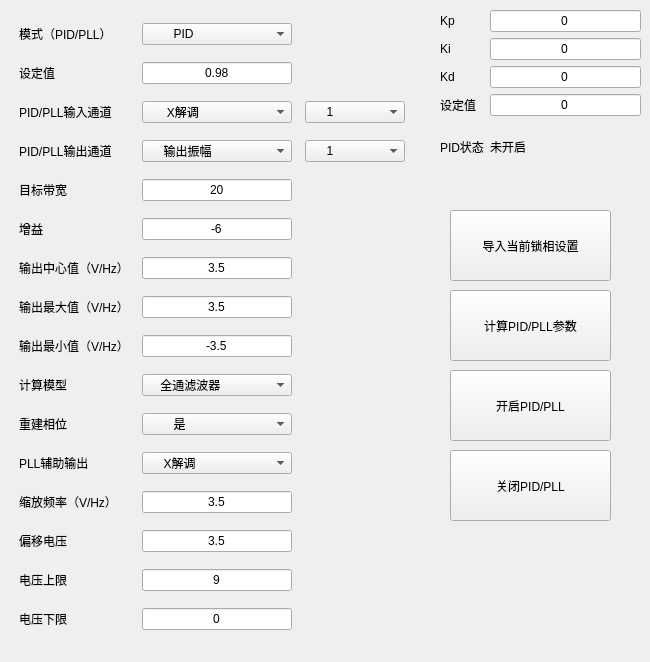
       <widget class="QWidget" name="tab_pid_channel_3">
        <attribute name="title">
         <string>通道3</string>
        </attribute>
        <widget class="QPushButton" name="pushButton_open_pid_3">
         <property name="geometry">
          <rect>
           <x>450</x>
           <y>370</y>
           <width>161</width>
           <height>71</height>
          </rect>
         </property>
         <property name="text">
          <string>开启PID/PLL</string>
         </property>
        </widget>
        <widget class="QPushButton" name="pushButton_calculate_pid_3">
         <property name="geometry">
          <rect>
           <x>450</x>
           <y>290</y>
           <width>161</width>
           <height>71</height>
          </rect>
         </property>
         <property name="text">
          <string>计算PID/PLL参数</string>
         </property>
        </widget>
        <widget class="QPushButton" name="pushButton_load_labone_setting_3">
         <property name="geometry">
          <rect>
           <x>450</x>
           <y>210</y>
           <width>161</width>
           <height>71</height>
          </rect>
         </property>
         <property name="text">
          <string>导入当前锁相设置</string>
         </property>
        </widget>
        <widget class="QPushButton" name="pushButton_close_pid_3">
         <property name="geometry">
          <rect>
           <x>450</x>
           <y>450</y>
           <width>161</width>
           <height>71</height>
          </rect>
         </property>
         <property name="text">
          <string>关闭PID/PLL</string>
         </property>
        </widget>
        <widget class="QWidget" name="layoutWidget_3">
         <property name="geometry">
          <rect>
           <x>440</x>
           <y>10</y>
           <width>201</width>
           <height>161</height>
          </rect>
         </property>
         <layout class="QGridLayout" name="gridLayout_7">
          <item row="0" column="0">
           <widget class="QLabel" name="label_kp_channel_3">
            <property name="text">
             <string>Kp</string>
            </property>
           </widget>
          </item>
          <item row="0" column="1">
           <widget class="QLineEdit" name="lineEdit_kp_channel_3">
            <property name="text">
             <string>0</string>
            </property>
            <property name="alignment">
             <set>Qt::AlignCenter</set>
            </property>
           </widget>
          </item>
          <item row="1" column="0">
           <widget class="QLabel" name="label_ki_channel_3">
            <property name="sizePolicy">
             <sizepolicy hsizetype="Fixed" vsizetype="Preferred">
              <horstretch>0</horstretch>
              <verstretch>0</verstretch>
             </sizepolicy>
            </property>
            <property name="text">
             <string>Ki</string>
            </property>
           </widget>
          </item>
          <item row="1" column="1">
           <widget class="QLineEdit" name="lineEdit_ki_channel_3">
            <property name="text">
             <string>0</string>
            </property>
            <property name="alignment">
             <set>Qt::AlignCenter</set>
            </property>
           </widget>
          </item>
          <item row="2" column="0">
           <widget class="QLabel" name="label_kd_channel_3">
            <property name="text">
             <string>Kd   </string>
            </property>
           </widget>
          </item>
          <item row="2" column="1">
           <widget class="QLineEdit" name="lineEdit_kd_channel_3">
            <property name="text">
             <string>0</string>
            </property>
            <property name="alignment">
             <set>Qt::AlignCenter</set>
            </property>
           </widget>
          </item>
          <item row="3" column="0">
           <widget class="QLabel" name="label_setpoint_data_channel_3">
            <property name="text">
             <string>设定值</string>
            </property>
           </widget>
          </item>
          <item row="3" column="1">
           <widget class="QLineEdit" name="lineEdit_setpoint_data_channel_3">
            <property name="text">
             <string>0</string>
            </property>
            <property name="alignment">
             <set>Qt::AlignCenter</set>
            </property>
           </widget>
          </item>
          <item row="4" column="0">
           <widget class="QLabel" name="label_pid_state_3">
            <property name="text">
             <string>PID状态</string>
            </property>
           </widget>
          </item>
          <item row="4" column="1">
           <widget class="QLabel" name="label_pid_state_state_3">
            <property name="text">
             <string>未开启</string>
            </property>
           </widget>
          </item>
         </layout>
        </widget>
        <widget class="QLabel" name="label_none_3">
         <property name="geometry">
          <rect>
           <x>329</x>
           <y>281</y>
           <width>16</width>
           <height>17</height>
          </rect>
         </property>
         <property name="text">
          <string/>
         </property>
        </widget>
        <widget class="QWidget" name="layoutWidget">
         <property name="geometry">
          <rect>
           <x>12</x>
           <y>12</y>
           <width>401</width>
           <height>641</height>
          </rect>
         </property>
         <layout class="QGridLayout" name="gridLayout_3">
          <item row="0" column="0">
           <widget class="QLabel" name="label_pid_mode_channel_3">
            <property name="text">
             <string>模式（PID/PLL）</string>
            </property>
           </widget>
          </item>
          <item row="0" column="1">
           <widget class="QComboBox" name="comboBox_pid_mode_channel_3">
            <property name="sizePolicy">
             <sizepolicy hsizetype="Preferred" vsizetype="Fixed">
              <horstretch>0</horstretch>
              <verstretch>0</verstretch>
             </sizepolicy>
            </property>
            <property name="maximumSize">
             <size>
              <width>150</width>
              <height>16777215</height>
             </size>
            </property>
            <property name="toolTip">
             <string>&lt;html&gt;&lt;head/&gt;&lt;body&gt;&lt;p align=&quot;center&quot;&gt;&lt;br/&gt;&lt;/p&gt;&lt;/body&gt;&lt;/html&gt;</string>
            </property>
            <item>
             <property name="text">
              <string>        PID</string>
             </property>
            </item>
            <item>
             <property name="text">
              <string>        PLL</string>
             </property>
            </item>
           </widget>
          </item>
          <item row="1" column="0">
           <widget class="QLabel" name="label_pid_setpoint_channel_3">
            <property name="text">
             <string>设定值</string>
            </property>
           </widget>
          </item>
          <item row="1" column="1">
           <widget class="QLineEdit" name="lineEdit_setpoint_channel_3">
            <property name="sizePolicy">
             <sizepolicy hsizetype="Preferred" vsizetype="Fixed">
              <horstretch>0</horstretch>
              <verstretch>0</verstretch>
             </sizepolicy>
            </property>
            <property name="maximumSize">
             <size>
              <width>150</width>
              <height>16777215</height>
             </size>
            </property>
            <property name="text">
             <string>0.98</string>
            </property>
            <property name="alignment">
             <set>Qt::AlignCenter</set>
            </property>
           </widget>
          </item>
          <item row="2" column="0">
           <widget class="QLabel" name="label_pid_inputchannel_channel_3">
            <property name="text">
             <string>PID/PLL输入通道</string>
            </property>
           </widget>
          </item>
          <item row="2" column="1">
           <widget class="QComboBox" name="comboBox_pid_inputchannel_channel_3">
            <property name="sizePolicy">
             <sizepolicy hsizetype="Preferred" vsizetype="Fixed">
              <horstretch>0</horstretch>
              <verstretch>0</verstretch>
             </sizepolicy>
            </property>
            <property name="maximumSize">
             <size>
              <width>150</width>
              <height>16777215</height>
             </size>
            </property>
            <item>
             <property name="text">
              <string>      X解调</string>
             </property>
            </item>
            <item>
             <property name="text">
              <string>      Y解调</string>
             </property>
            </item>
            <item>
             <property name="text">
              <string>      R解调</string>
             </property>
            </item>
            <item>
             <property name="text">
              <string>      θ解调</string>
             </property>
            </item>
            <item>
             <property name="text">
              <string>    辅助输入</string>
             </property>
            </item>
            <item>
             <property name="text">
              <string>    辅助输出</string>
             </property>
            </item>
           </widget>
          </item>
          <item row="2" column="2">
           <widget class="QComboBox" name="comboBox_pid_inputchannel_number_channel_3">
            <property name="sizePolicy">
             <sizepolicy hsizetype="Preferred" vsizetype="Fixed">
              <horstretch>0</horstretch>
              <verstretch>0</verstretch>
             </sizepolicy>
            </property>
            <property name="maximumSize">
             <size>
              <width>100</width>
              <height>16777215</height>
             </size>
            </property>
            <item>
             <property name="text">
              <string>     1           </string>
             </property>
            </item>
            <item>
             <property name="text">
              <string>     2</string>
             </property>
            </item>
            <item>
             <property name="text">
              <string>     3</string>
             </property>
            </item>
            <item>
             <property name="text">
              <string>     4</string>
             </property>
            </item>
           </widget>
          </item>
          <item row="3" column="0">
           <widget class="QLabel" name="label_pid_outputchannel_channel_3">
            <property name="text">
             <string>PID/PLL输出通道</string>
            </property>
           </widget>
          </item>
          <item row="3" column="1">
           <widget class="QComboBox" name="comboBox_pid_outputchannel_channel_3">
            <property name="sizePolicy">
             <sizepolicy hsizetype="Preferred" vsizetype="Fixed">
              <horstretch>0</horstretch>
              <verstretch>0</verstretch>
             </sizepolicy>
            </property>
            <property name="maximumSize">
             <size>
              <width>150</width>
              <height>16777215</height>
             </size>
            </property>
            <item>
             <property name="text">
              <string>     输出振幅</string>
             </property>
            </item>
            <item>
             <property name="text">
              <string>     振荡频率</string>
             </property>
            </item>
            <item>
             <property name="text">
              <string>     解调相位</string>
             </property>
            </item>
            <item>
             <property name="text">
              <string>     辅助输出</string>
             </property>
            </item>
            <item>
             <property name="text">
              <string>     信号输出</string>
             </property>
            </item>
            <item>
             <property name="text">
              <string/>
             </property>
            </item>
           </widget>
          </item>
          <item row="3" column="2">
           <widget class="QComboBox" name="comboBox_pid_outputchannel_number_channel_3">
            <property name="maximumSize">
             <size>
              <width>100</width>
              <height>16777215</height>
             </size>
            </property>
            <item>
             <property name="text">
              <string>     1</string>
             </property>
            </item>
            <item>
             <property name="text">
              <string>     2</string>
             </property>
            </item>
            <item>
             <property name="text">
              <string>     3</string>
             </property>
            </item>
            <item>
             <property name="text">
              <string>     4</string>
             </property>
            </item>
           </widget>
          </item>
          <item row="4" column="0">
           <widget class="QLabel" name="label_pid_targetbw_channel_3">
            <property name="sizePolicy">
             <sizepolicy hsizetype="Fixed" vsizetype="Preferred">
              <horstretch>0</horstretch>
              <verstretch>0</verstretch>
             </sizepolicy>
            </property>
            <property name="text">
             <string>目标带宽         </string>
            </property>
           </widget>
          </item>
          <item row="4" column="1">
           <widget class="QLineEdit" name="lineEdit_targetbw_channel_3">
            <property name="sizePolicy">
             <sizepolicy hsizetype="Preferred" vsizetype="Fixed">
              <horstretch>0</horstretch>
              <verstretch>0</verstretch>
             </sizepolicy>
            </property>
            <property name="maximumSize">
             <size>
              <width>150</width>
              <height>16777215</height>
             </size>
            </property>
            <property name="text">
             <string>20</string>
            </property>
            <property name="alignment">
             <set>Qt::AlignCenter</set>
            </property>
           </widget>
          </item>
          <item row="5" column="0">
           <widget class="QLabel" name="label_pid_gain_channle_3">
            <property name="text">
             <string>增益</string>
            </property>
           </widget>
          </item>
          <item row="5" column="1">
           <widget class="QLineEdit" name="lineEdit_gain_channel_3">
            <property name="sizePolicy">
             <sizepolicy hsizetype="Preferred" vsizetype="Fixed">
              <horstretch>0</horstretch>
              <verstretch>0</verstretch>
             </sizepolicy>
            </property>
            <property name="maximumSize">
             <size>
              <width>150</width>
              <height>16777215</height>
             </size>
            </property>
            <property name="text">
             <string>-6</string>
            </property>
            <property name="alignment">
             <set>Qt::AlignCenter</set>
            </property>
           </widget>
          </item>
          <item row="6" column="0">
           <widget class="QLabel" name="label_pid_output_center_channel_3">
            <property name="text">
             <string>输出中心值（V/Hz）</string>
            </property>
           </widget>
          </item>
          <item row="6" column="1">
           <widget class="QLineEdit" name="lineEdit_center_channel_3">
            <property name="maximumSize">
             <size>
              <width>150</width>
              <height>16777215</height>
             </size>
            </property>
            <property name="text">
             <string>3.5</string>
            </property>
            <property name="alignment">
             <set>Qt::AlignCenter</set>
            </property>
           </widget>
          </item>
          <item row="7" column="0">
           <widget class="QLabel" name="label_pid_output_upper_channel_3">
            <property name="text">
             <string>输出最大值（V/Hz）</string>
            </property>
           </widget>
          </item>
          <item row="7" column="1">
           <widget class="QLineEdit" name="lineEdit_upper_channel_3">
            <property name="maximumSize">
             <size>
              <width>150</width>
              <height>16777215</height>
             </size>
            </property>
            <property name="text">
             <string>3.5</string>
            </property>
            <property name="alignment">
             <set>Qt::AlignCenter</set>
            </property>
           </widget>
          </item>
          <item row="8" column="0">
           <widget class="QLabel" name="label_pid_output_lower_channel_5">
            <property name="text">
             <string>输出最小值（V/Hz）</string>
            </property>
           </widget>
          </item>
          <item row="8" column="1">
           <widget class="QLineEdit" name="lineEdit_lower_channel_3">
            <property name="maximumSize">
             <size>
              <width>150</width>
              <height>16777215</height>
             </size>
            </property>
            <property name="text">
             <string>-3.5</string>
            </property>
            <property name="alignment">
             <set>Qt::AlignCenter</set>
            </property>
           </widget>
          </item>
          <item row="9" column="0">
           <widget class="QLabel" name="label_pid_calculate_module_channel_3">
            <property name="text">
             <string>计算模型</string>
            </property>
           </widget>
          </item>
          <item row="9" column="1">
           <widget class="QComboBox" name="comboBox_pid_module_channel_3">
            <property name="maximumSize">
             <size>
              <width>150</width>
              <height>16777215</height>
             </size>
            </property>
            <property name="layoutDirection">
             <enum>Qt::LeftToRight</enum>
            </property>
            <item>
             <property name="text">
              <string>    全通滤波器</string>
             </property>
            </item>
            <item>
             <property name="text">
              <string>  一阶低通滤波</string>
             </property>
            </item>
            <item>
             <property name="text">
              <string>  二阶低通滤波</string>
             </property>
            </item>
            <item>
             <property name="text">
              <string>    谐振器频率</string>
             </property>
            </item>
            <item>
             <property name="text">
              <string>       锁相环</string>
             </property>
            </item>
            <item>
             <property name="text">
              <string>        VCO</string>
             </property>
            </item>
            <item>
             <property name="text">
              <string>    谐振器振幅</string>
             </property>
            </item>
           </widget>
          </item>
          <item row="10" column="0">
           <widget class="QLabel" name="label_pid_phaseunwrap_3">
            <property name="text">
             <string>重建相位</string>
            </property>
           </widget>
          </item>
          <item row="10" column="1">
           <widget class="QComboBox" name="comboBox_pid_phaseunwrap_3">
            <item>
             <property name="text">
              <string>        是</string>
             </property>
            </item>
            <item>
             <property name="text">
              <string>        否</string>
             </property>
            </item>
           </widget>
          </item>
          <item row="11" column="0">
           <widget class="QLabel" name="label_pid_aux_PLL_3">
            <property name="text">
             <string>PLL辅助输出</string>
            </property>
           </widget>
          </item>
          <item row="11" column="1">
           <widget class="QComboBox" name="comboBox_pid_aux_PLL_3">
            <item>
             <property name="text">
              <string>     X解调</string>
             </property>
            </item>
            <item>
             <property name="text">
              <string>     Y解调</string>
             </property>
            </item>
            <item>
             <property name="text">
              <string>     R解调</string>
             </property>
            </item>
            <item>
             <property name="text">
              <string>     θ解调</string>
             </property>
            </item>
            <item>
             <property name="text">
              <string>    PID输出</string>
             </property>
            </item>
            <item>
             <property name="text">
              <string>   PID Shift</string>
             </property>
            </item>
            <item>
             <property name="text">
              <string>   PID Error</string>
             </property>
            </item>
            <item>
             <property name="text">
              <string>  TU filtered</string>
             </property>
            </item>
            <item>
             <property name="text">
              <string>  TU Output</string>
             </property>
            </item>
            <item>
             <property name="text">
              <string>   Manual</string>
             </property>
            </item>
           </widget>
          </item>
          <item row="12" column="0">
           <widget class="QLabel" name="label_pid_output_scale_vol_3">
            <property name="text">
             <string>缩放频率（V/Hz）</string>
            </property>
           </widget>
          </item>
          <item row="12" column="1">
           <widget class="QLineEdit" name="lineEdit_pid_scale_vol_3">
            <property name="maximumSize">
             <size>
              <width>150</width>
              <height>16777215</height>
             </size>
            </property>
            <property name="text">
             <string>3.5</string>
            </property>
            <property name="alignment">
             <set>Qt::AlignCenter</set>
            </property>
           </widget>
          </item>
          <item row="13" column="0">
           <widget class="QLabel" name="label_pid_aux_offset_max_3">
            <property name="text">
             <string>偏移电压</string>
            </property>
           </widget>
          </item>
          <item row="13" column="1">
           <widget class="QLineEdit" name="lineEdit_aux_offset_3">
            <property name="maximumSize">
             <size>
              <width>150</width>
              <height>16777215</height>
             </size>
            </property>
            <property name="text">
             <string>3.5</string>
            </property>
            <property name="alignment">
             <set>Qt::AlignCenter</set>
            </property>
           </widget>
          </item>
          <item row="14" column="0">
           <widget class="QLabel" name="label_pid_aux_max_3">
            <property name="text">
             <string>电压上限</string>
            </property>
           </widget>
          </item>
          <item row="14" column="1">
           <widget class="QLineEdit" name="lineEdit_aux_offset_max_3">
            <property name="maximumSize">
             <size>
              <width>150</width>
              <height>16777215</height>
             </size>
            </property>
            <property name="text">
             <string>9</string>
            </property>
            <property name="alignment">
             <set>Qt::AlignCenter</set>
            </property>
           </widget>
          </item>
          <item row="15" column="0">
           <widget class="QLabel" name="label_pid_aux_offset_min_3">
            <property name="text">
             <string>电压下限</string>
            </property>
           </widget>
          </item>
          <item row="15" column="1">
           <widget class="QLineEdit" name="lineEdit_aux_offset_min_3">
            <property name="maximumSize">
             <size>
              <width>150</width>
              <height>16777215</height>
             </size>
            </property>
            <property name="text">
             <string>0</string>
            </property>
            <property name="alignment">
             <set>Qt::AlignCenter</set>
            </property>
           </widget>
          </item>
         </layout>
        </widget>
       </widget>
